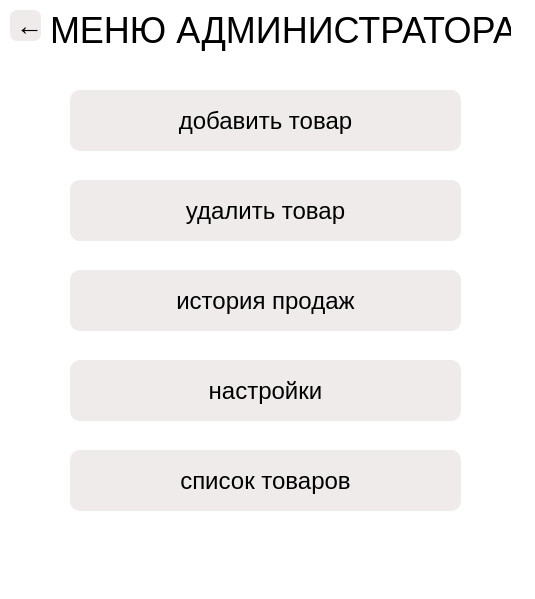
<?xml version="1.0" encoding="UTF-8"?>
<ui version="4.0">
 <class>MainWindow</class>
 <widget class="QMainWindow" name="MainWindow">
  <property name="geometry">
   <rect>
    <x>0</x>
    <y>0</y>
    <width>535</width>
    <height>599</height>
   </rect>
  </property>
  <property name="windowTitle">
   <string>Client Program</string>
  </property>
  <property name="styleSheet">
   <string notr="true">background-color:white</string>
  </property>
  <widget class="QWidget" name="centralwidget">
   <widget class="QPushButton" name="additem_btn">
    <property name="geometry">
     <rect>
      <x>70</x>
      <y>90</y>
      <width>391</width>
      <height>61</height>
     </rect>
    </property>
    <property name="styleSheet">
     <string notr="true">font-size: 18pt;
background-color: #f0ebeb;

border-radius: 10;
color: black</string>
    </property>
    <property name="text">
     <string>добавить товар</string>
    </property>
   </widget>
   <widget class="QPushButton" name="removeitem_btn">
    <property name="geometry">
     <rect>
      <x>70</x>
      <y>180</y>
      <width>391</width>
      <height>61</height>
     </rect>
    </property>
    <property name="styleSheet">
     <string notr="true">font-size: 18pt;
background-color: #f0ebeb;

border-radius: 10;
color: black</string>
    </property>
    <property name="text">
     <string>удалить товар</string>
    </property>
   </widget>
   <widget class="QPushButton" name="sell_hystory_btn">
    <property name="geometry">
     <rect>
      <x>70</x>
      <y>270</y>
      <width>391</width>
      <height>61</height>
     </rect>
    </property>
    <property name="styleSheet">
     <string notr="true">font-size: 18pt;
background-color: #f0ebeb;

border-radius: 10;
color: black</string>
    </property>
    <property name="text">
     <string>история продаж</string>
    </property>
   </widget>
   <widget class="QPushButton" name="settings_btn">
    <property name="geometry">
     <rect>
      <x>70</x>
      <y>360</y>
      <width>391</width>
      <height>61</height>
     </rect>
    </property>
    <property name="styleSheet">
     <string notr="true">font-size: 18pt;
background-color: #f0ebeb;

border-radius: 10;
color: black</string>
    </property>
    <property name="text">
     <string>настройки</string>
    </property>
   </widget>
   <widget class="QPushButton" name="item_list_btn">
    <property name="geometry">
     <rect>
      <x>70</x>
      <y>450</y>
      <width>391</width>
      <height>61</height>
     </rect>
    </property>
    <property name="styleSheet">
     <string notr="true">font-size: 18pt;
background-color: #f0ebeb;

border-radius: 10;
color: black</string>
    </property>
    <property name="text">
     <string>список товаров</string>
    </property>
   </widget>
   <widget class="QLabel" name="label">
    <property name="geometry">
     <rect>
      <x>50</x>
      <y>10</y>
      <width>461</width>
      <height>41</height>
     </rect>
    </property>
    <property name="styleSheet">
     <string notr="true">font-size: 27pt;
color: black

</string>
    </property>
    <property name="text">
     <string>МЕНЮ АДМИНИСТРАТОРА</string>
    </property>
   </widget>
   <widget class="QPushButton" name="move_admin_pass">
    <property name="geometry">
     <rect>
      <x>10</x>
      <y>10</y>
      <width>31</width>
      <height>31</height>
     </rect>
    </property>
    <property name="styleSheet">
     <string notr="true">font-size: 20pt;
background-color: #f0ebeb;

border-radius: 7;
color: black</string>
    </property>
    <property name="text">
     <string>	←</string>
    </property>
   </widget>
  </widget>
  <widget class="QStatusBar" name="statusbar"/>
 </widget>
 <resources/>
 <connections/>
</ui>
